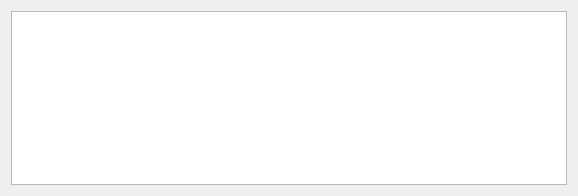
<?xml version="1.0" encoding="UTF-8"?>
<ui version="4.0">
 <class>Dialog</class>
 <widget class="QDialog" name="Dialog">
  <property name="geometry">
   <rect>
    <x>0</x>
    <y>0</y>
    <width>578</width>
    <height>196</height>
   </rect>
  </property>
  <property name="windowTitle">
   <string>Console Log</string>
  </property>
  <layout class="QVBoxLayout" name="verticalLayout">
   <item>
    <widget class="QTextEdit" name="consoleLogTextEdit">
     <property name="font">
      <font>
       <family>Helvetica Neue</family>
       <pointsize>12</pointsize>
       <italic>false</italic>
      </font>
     </property>
     <property name="readOnly">
      <bool>true</bool>
     </property>
    </widget>
   </item>
  </layout>
 </widget>
 <resources/>
 <connections/>
</ui>
